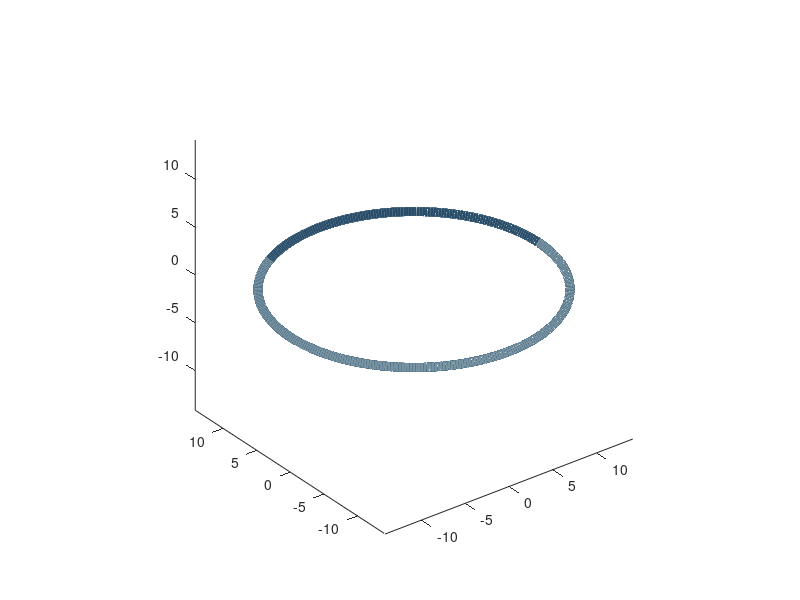

The MATLAB script that drew this image: (Note: this script raises an error after producing the figure.)
% 参数
D = 87*0.34*3/pi; %直径 87*0.34*3/2/pi  约14.12*2
d = 6.32; %线径,得下面手动修改
dtheta = 120; %每一段对应的角度（此处修改为60）
turning = 120; %每一段的旋转角度
N = 50; %段数
% Color = {[1,0.76,0.5],[0.34,0.63,0.98]}   %nature 橙蓝
 Color = {[0.47, 0.58, 0.64],[0.16, 0.30, 0.41]}      %蓝   
% Color = {[0.70, 0.80, 0.59],[0.42, 0.49, 0.33]}      %绿   
%Color = {[0.86, 0.85, 0.87],[0.53, 0.52, 0.54]}      %灰   

% 变量初始化
a0 = [0, 0, 0];
ax0 = plot3(a0(1), a0(2), a0(3));
axis equal
hold on;

theta = zeros(N, dtheta); %角度变量
x = zeros(N, dtheta); %x坐标
y = zeros(N, dtheta); %y坐标
z = zeros(N, dtheta); %z坐标
a = zeros(N, 3); %旋转轴方向
axHandle = cell(1, N); %旋转轴的指针
lnHandle = cell(1, N); %线段的指针

% 先把每一段线段画出来，不旋转
for i = 1:N
    theta(i, :) = linspace((i-1)*dtheta/180*pi, i*dtheta/180*pi, dtheta);
    x(i, :) = D/2*cos(theta(i, :));
    y(i, :) = D/2*sin(theta(i, :));
    a(i, :) = [cos(i*dtheta/180*pi+pi/2), sin(i*dtheta/180*pi+pi/2), 0];
    lnHandle{i} = plot3(x(i, :), y(i, :), z(i, :), '-','Color',Color{mod(i,2)+1},'linewidth',6.32);
    axHandle{i} = plot3(a(i, 1), a(i, 2), a(i, 3), 'Marker', 'none','linewidth',6.32);
end

% 依次旋转每一段线段，第一段转一次，第二段转两次，依此类推
for j = 2:N
    rotationAxis = [axHandle{j-1}.XData-ax0.XData, axHandle{j-1}.YData-ax0.YData, axHandle{j-1}.ZData-ax0.ZData];
    rotationPoint = [lnHandle{j-1}.XData(end), lnHandle{j-1}.YData(end), lnHandle{j-1}.ZData(end)];
    rotate(ax0, rotationAxis, turning, rotationPoint);
    for k = j:N
        rotate([lnHandle{k}, axHandle{k}], rotationAxis, turning, rotationPoint);
    end
end

% 保存旋转后的线段坐标
for k = 1:N
    x(k, :) = lnHandle{k}.XData;
    y(k, :) = lnHandle{k}.YData;
    z(k, :) = lnHandle{k}.ZData;
end
thetaData = reshape(theta', 1, []);
xData = reshape(x', 1, []);
yData = reshape(y', 1, []);
zData = reshape(z', 1, []);

% 将线段转为垂直于x-y平面
for k = 1:N
    rotate(lnHandle{k}, cross([0 0 1], [-8.093 4.671 4.672]), -acos(dot([0 0 1], [-8.093 4.671 4.672])/(norm([-8.093 4.671 4.672])))/pi*180, [0 0 0]);
end

% %将线段平移
for k=1:N
    lnHandle{k}.XData = lnHandle{k}.XData-2.858;
    lnHandle{k}.YData = lnHandle{k}.YData-4.933;
    lnHandle{k}.ZData = lnHandle{k}.ZData+10.95;
end